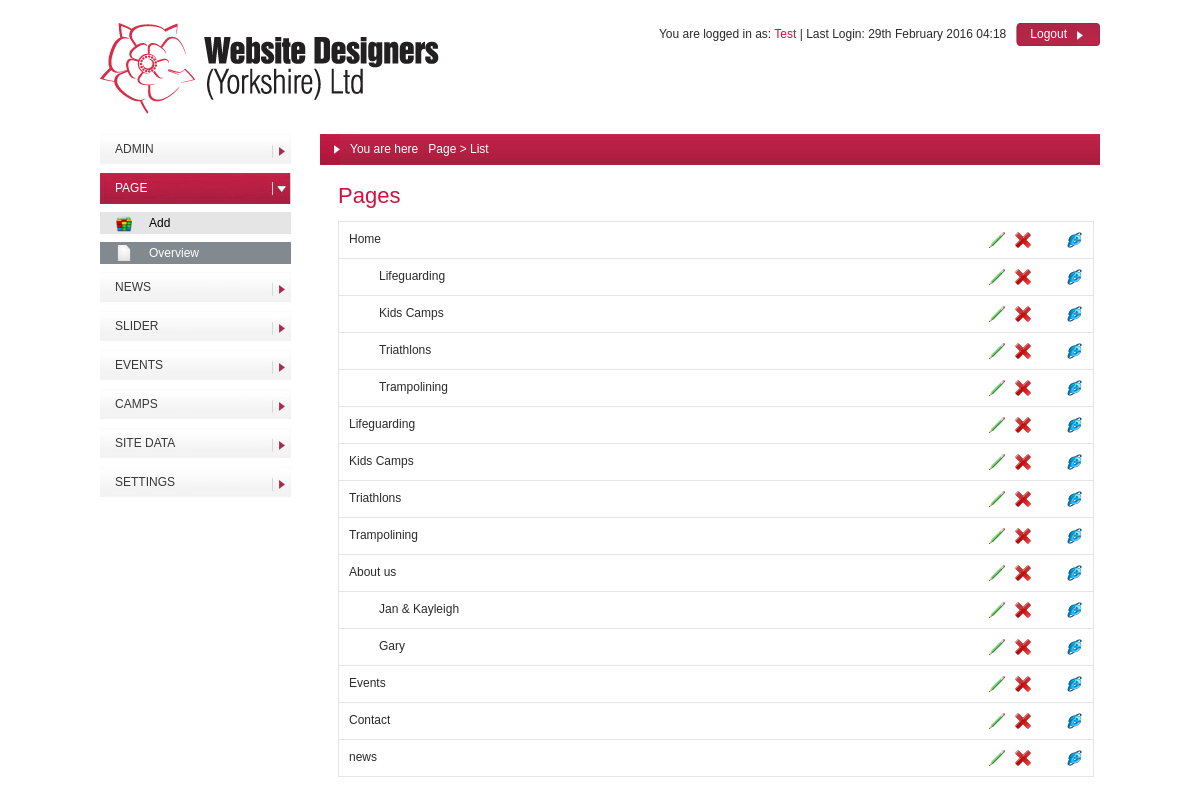
Screenshot of /admin/control-panel.php?module=page&action=list (signed in) with the database file from the repository.
### tables this page shows
CREATE TABLE IF NOT EXISTS `page` (
  `id` int(10) unsigned NOT NULL,
  `blocks` varchar(250) NOT NULL,
  `parent_id` int(11) NOT NULL DEFAULT '-1',
  `menu_title` varchar(250) DEFAULT NULL,
  `page_title` varchar(250) DEFAULT NULL,
  `h1_title` varchar(250) DEFAULT NULL,
  `content` text,
  `meta_keywords` text,
  `meta_description` text,
  `target` enum('_SELF','_BLANK') DEFAULT '_SELF',
  `status` tinyint(4) DEFAULT NULL,
  `position` int(10) unsigned NOT NULL DEFAULT '99',
  `top_nav` tinyint(4) NOT NULL,
  `footer_nav` tinyint(4) NOT NULL,
  `theme_color` varchar(100) NOT NULL
);

### admin/includes/functions/database.php (called while the page is built, shortened)
<?php
function table_fetch_rows($table, $where = '', $order_by = '', $limit_from = 0, $limit_to = 0)
{
	global $db;
	$sql = sprintf('SELECT * FROM %s', $table);
	if (strlen($where) > 0) {
		$sql .= sprintf(' WHERE %s', $where);
	}
	if (strlen($order_by) > 0) {
		$sql .= sprintf(' ORDER BY %s', $order_by);
	}
	$r = mysql_query($sql, $db) or die(mysql_error($db));
	$rows = array();
	while ($row = mysql_fetch_assoc($r)) {
		$rows[] = $row;
	}
	return $rows;
}
?>

### admin/includes/functions/trees.php (the view, shortened to what this page needs)
<?php
function get_category_operations($operations, $node, $value)
{
	if (is_array($operations) && count($operations) > 0) {
		$output = array();
		$url = table_fetch_rows('url_rewrite','table_name = "page" and table_id = "'.$node['id'].'"');
		$node['url'] = $url == false ? NULL : $url[0]['url'];
		$node['link'] = BASE_URL.'localhost/andy'.$node['url'];
		foreach ($operations as $operation) {
			if ($operation == 'status') {
				$output[] = sprintf('<a class="operation-%s-%s operation" value="%s">&nbsp;</a>', $operation, strtolower($node['status']), $value);
			} elseif ($operation == 'browser-preview') {
				$href = $node['url'];
				if (strlen(trim($node['link'])) > 0) {
					$href = $node['link'];
				}
				$output[] = sprintf('<a target="_blank" href="%s" class="operation-%s operation" value="%s">&nbsp;</a>', $href, $operation, $value);
			} else {
				$output[] = sprintf('<a class="operation-%s operation" value="%s">&nbsp;</a>', $operation, $value);
			}
		}
		return implode('', $output);
	} else {
		return '';
	}
}
function show_category_tree($tree, $operations, $value, $label, $parent_id = -1, $indent_level = 0)
{
	echo '<ul>';
	foreach ($tree as $tree_node) {
		$node = $tree_node['node'];
		$children = $tree_node['children'];
		if ($parent_id == $node['parent_id']) {
			echo '<li>';
			printf('<div class="category-row indent-%d" value="%s"><div class="label">%s</div> <div class="operations">%s</div><div class="clear"></div></div>',
				   $indent_level, $node[$value], stripcslashes($node[$label]), get_category_operations($operations, $node, $node[$value]));
			if (count($children) > 0) {
				show_category_tree($children, $operations, $value, stripcslashes($label), $node['id'], ($indent_level + 1));
			}
			echo '</li>';
		}
	}
	echo '</ul>';
}
?>

### admin/control-panel.php (shortened to what this page needs)
<!DOCTYPE html PUBLIC "-//W3C//DTD XHTML 1.0 Transitional//EN" "http://www.w3.org/TR/xhtml1/DTD/xhtml1-transitional.dtd">
<html xmlns="http://www.w3.org/1999/xhtml">
<head>
<?php require 'includes/head.php'; ?>
</head>
<body>
<div id="wrapper">
	<?php require 'includes/header.php'; ?>
    <div id="content">
        <?php
			require 'includes/menu.php';
			require 'includes/breadcrumb.php';
		?>
        <div id="content-area">
        <?php
			if (isset($_GET['module'])) {
				$path = sprintf('modules/%s/%s.php', $_GET['module'], $_GET['action']);
				require $path;
			}
        ?>
        </div>
    </div>
    <div class="clear">&nbsp;</div>
</div>
</body>
</html>

### admin/includes/head.php (shortened to what this page needs)
<link rel="stylesheet" type="text/css" href="resources/css/custom-theme/jquery-ui.css" />
<link rel="stylesheet" type="text/css" href="resources/css/uploadify.css" />
<link rel="stylesheet" type="text/css" href="resources/css/main.css" />
<link rel="stylesheet" type="text/css" href="resources/css/main.css" />

### admin/includes/header.php
<div id="header">
	<div id="logo"><a href="/admin/"><img src="resources/images/logo.jpg" /></a></div>
    <?php require 'logout-box.php'; ?>
</div>

### admin/includes/logout-box.php (shortened to what this page needs)
<?php if (isset($_SESSION['admin'])) { ?>
<div id="logout-box">
	<div class="clear">
    	You are logged in as:
    	<a href="?module=admin&action=edit&id=<?php echo $_SESSION['admin']['id']; ?>"><?php echo $_SESSION['admin']['name']; ?></a>
        |
		Last Login:
        <?php echo date('jS F Y H:i', strtotime($_SESSION['admin']['last_login'])); ?>
        <?php show_link_btn_arrow('logout.php', 'Logout'); ?>
    </div>
</div>
<?php } ?>

### admin/includes/functions/generic.php (shortened to what this page needs)
<?php
function show_link_btn_arrow($link, $text)
{
	echo <<<HTML
	<a class="button-arrow" href="logout.php">
		<span class="left"><span class="right"><span class="text">{$text}</span></span></span>
	</a>
HTML;
}
?>

### admin/includes/menu.php (shortened to what this page needs)
<ul id="menu">
    <?php
    $selected_module = $_GET['module'];
    foreach ($menu as $module) { ?>
        <li <?php echo $selected_module == $module['module'] ? 'class="selected"' : ''; ?>>
            <a href="#" class="module"><?php echo $module['title']; ?></a>
            <ul class="actions">
                <?php foreach ($module['submenu'] as $item) { ?>
                    <li class="<?php printf('%s-%s %s', $module['module'], $item['action'], $item['action']); ?>">
                        <a <?php echo ($_GET['module'] == $module['module'] && $_GET['action'] == $item['action']) ? 'class="selected"' : ''; ?>
                            href="<?php printf('?module=%s&action=%s', $module['module'], $item['action']); ?>">
                            <?php echo $item['title']; ?>
                        </a>
                    </li>
                <?php } ?>
            </ul>
        </li>
    <?php } ?>
</ul>

### admin/includes/breadcrumb.php
<div id="breadcrumb">
	<div id="breadcrumb-path">
        You are here &nbsp;
    	<?php
			if (!isset($_GET['module'])) {
				echo 'Home';
			} else {
				$link = sprintf('?module=%s&action=%s', $_GET['module'], $_GET['action']);
				printf('%s &gt; <a href="%s">%s</a>',
						ucfirst(str_replace('_', ' ', $_GET['module'])),
						$link,
						ucfirst(str_replace('_', ' ', $_GET['action'])));
			}
		?>
    </div>
</div>

### admin/modules/page/list.php (shortened to what this page needs)
<table class="width_100_percent">
<thead>
<tr>
	<td colspan="3"><h1>Pages</h1></td>
</tr>
</thead>
<tbody>
<tr>
	<td colspan="3">
    <div class="category-tree">
    <?php
		$list = table_fetch_rows(TBL_PAGE, '', 'position ASC');
		$tree = get_parent_child_array($list);
		$operations = array('form', 'delete', 'status', 'browser-preview');
		show_category_tree($tree, $operations, 'id', 'menu_title');
	?>
    </div>
    </td>
</tr>
</tbody>
</table>

### admin/resources/css/main.css (style rules this page uses)
* { margin:0; padding:0; }
a img { border:0; }
a { color:#d11140; text-decoration:none; }
ol, ul, li { list-style-type:none; }
body { position:relative; font-family:Tahoma, Geneva, sans-serif; font-size:12px; color:#2b2b2b; text-align:center; }
#wrapper { width:1000px; margin:0 auto; text-align:left; padding-bottom:100px; }
#header { margin-top:23px; }
#logo { float:left; }
#logout-box { float:right; }
div#content { clear:both; padding:20px 0; }
#content table { border-collapse:collapse; }
#content table td, #content table th { text-align:left; padding:8px 8px 4px 8px; }
#breadcrumb { width:780px; height:31px; float:right; line-height:31px; color:#fff; background-image:url(../images/bg-breadcrumb.jpg); background-position:left top; background-repeat:repeat-x; }
#breadcrumb a { color:#fff; }
#breadcrumb-path { background-image:url(../images/bg-breadcrumb-arrow.jpg); background-position:left top; background-repeat:no-repeat; padding-left:30px; }
#menu { width:191px; float:left; }
#content-area { clear:right; width:770px; float:right; padding:10px 0 0 10px; }
#menu a:link, #menu a:visited, #menu a:hover, #menu a:active { outline:none; }
#menu .actions { display:none; }
#menu li.selected .actions { display:block; }
#menu .actions a { display:block; color:#000000; background-color:#e5e5e5; padding-left:49px; height:22px; line-height:22px; margin-top:8px; }
#menu .actions a:hover, #menu .actions a.selected { color:#fff; background-color:#82898f; text-decoration:none; }
#menu a.module { background-image:url(../images/bg-menu.jpg); background-position:left top; background-repeat:no-repeat; color:#383838; display:block; height:31px; text-decoration:none; font-family:Verdana, Geneva, sans-serif; text-transform:uppercase; line-height:31px; padding-left:15px; margin-bottom:8px; }
#menu li.selected a.module { background-image:url(../images/bg-menu-arrowdown.jpg); color:#fff; }
#menu .actions { margin-bottom:8px; }
#menu .actions a { background-repeat:no-repeat; }
#menu .actions .manage a, #menu .actions a { background-image:url(../images/icons/rubiks-cube-icon.png); background-position:16px 4px; }
#menu .actions .list a { background-image:url(../images/icons/task-list-icon.png); background-position:16px 3px; }
#menu .actions .page-list a { background-image:url(../images/icons/new-page-icon.png); background-position:16px 3px; }
h1 { color:#d11140; font-size:22px; font-weight:normal; }
a.button-arrow { display:inline-block; background-image:url(../images/btn-arrow-right.png); background-position:right top; background-repeat:no-repeat; padding-right:23px; height:23px; }
a.button-arrow span { display:inline-block; height:23px; }
a.button-arrow span.left { background-image:url(../images/btn-bg-left.png); background-position:left top; background-repeat:no-repeat; padding-left:4px; }
a.button-arrow span.right { background-image:url(../images/btn-bg.png); background-position:left top; background-repeat:repeat-x; padding:0 10px; }
a.button-arrow span.text { color:#fff; padding-top:4px; }
.clear { clear:both; }
.width_100_percent { width:100%; }
.category-tree { width:100%; border-top:1px solid #e5e5e5; border-left:1px solid #e5e5e5; border-right:1px solid #e5e5e5; }
.category-tree .category-row { clear:both; cursor:move; padding:10px 0; border-bottom:1px solid #e5e5e5; }
.category-tree .category-row .label { float:left; padding-left:10px; }
.category-tree .category-row .operations { float:right; }
.category-tree .indent-1 { padding-left:30px; }
.operation { display:inline-block; background-position:left top; background-repeat:no-repeat; width:16px; height:16px; margin-right:10px; cursor:pointer; }
.operation-edit,.operation-form { background-image:url(../images/icons/edit-icon.png); }
.operation-delete { background-image:url(../images/icons/delete-icon.png); }
.operation-browser-preview { background-image:url(../images/icons/firefox-icon.png); }
.operation-browser-preview { background-image:url(../images/icons/internet-explorer-icon.png); }

### rows the page displays
page: $node[$value] 1 (drawn), menu_title "Home", $node['status'] 1 (drawn)
page: $node[$value] 9 (drawn), menu_title "Lifeguarding", $value 9 (drawn)
page: $indent_level 1 (drawn), menu_title "Kids Camps", $node['status'] 1 (drawn)
page: $indent_level 1 (drawn), menu_title "Triathlons", $node['status'] 1 (drawn)
page: $indent_level 1 (drawn), menu_title "Trampolining", $node['status'] 1 (drawn)
page: $node[$value] 2 (drawn), menu_title "Lifeguarding", $value 2 (drawn)
page: $node[$value] 3 (drawn), menu_title "Kids Camps", $value 3 (drawn)
page: $node[$value] 4 (drawn), menu_title "Triathlons", $value 4 (drawn)
page: $node[$value] 5 (drawn), menu_title "Trampolining", $value 5 (drawn)
page: $node[$value] 6 (drawn), menu_title "About us", $value 6 (drawn)
page: $indent_level 1 (drawn), menu_title "Jan & Kayleigh", $node['status'] 1 (drawn)
page: $indent_level 1 (drawn), menu_title "Gary", $node['status'] 1 (drawn)
page: $node[$value] 7 (drawn), menu_title "Events", $value 7 (drawn)
page: $node[$value] 8 (drawn), menu_title "Contact", $value 8 (drawn)
page: $node[$value] 15 (drawn), menu_title "news", $node['status'] 1 (drawn)

### other values shown
$_SESSION['admin']['name'] "Test"
date('jS F Y H:i', strtotime($_SESSION['admin']['last_login'])) "29th February 2016 04:18"
$text "Logout"
$module['title'] "ADMIN"
$module['title'] "PAGE"
$item['title'] "Add"
$item['title'] "Overview"
$module['title'] "NEWS"
$module['title'] "SLIDER"
$module['title'] "EVENTS"
$module['title'] "CAMPS"
$module['title'] "SITE DATA"
$module['title'] "SETTINGS"
str_replace('_', ' ', $_GET['module']) "Page"
str_replace('_', ' ', $_GET['action']) "List"
